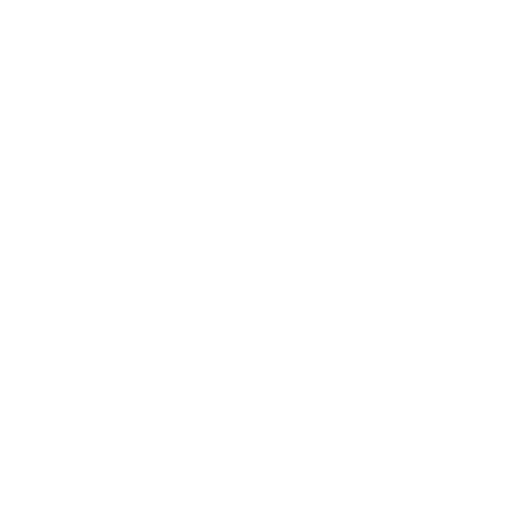
Frame 1 (no input)
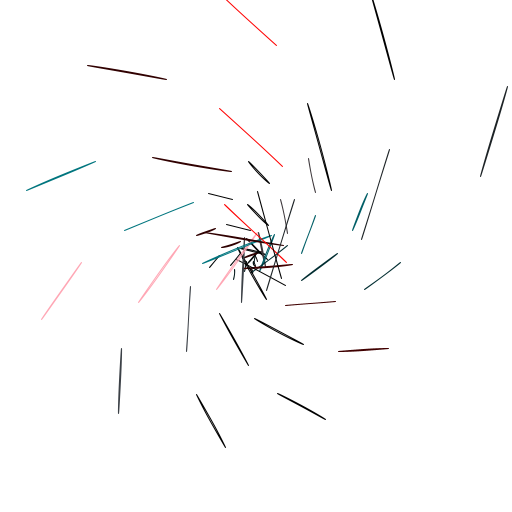
Frame 60 (the mouse pressed at the canvas centre just before this capture)
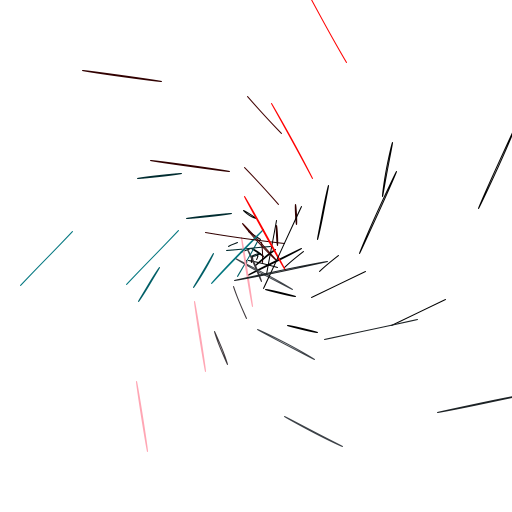
Frame 120 (the mouse held since frame 60 and released just before this capture)

The Processing sketch that drew these frames (run headless with seeded random() and noise(); from frame 60 on, the mouse is pressed at the canvas centre):

// Processing sketch: processing_113147
// ── processing_113147.pde

float time = 0; /* This is going to function as a clock. We'll update it with a value every time a frame gets drawn*/
 
void setup() {
size(512,512);/* setup the size */
frameRate(25);/* This sets the current frameRate */
}
 
void draw() {/* this does the drawing once per frame */
  background(255); /* clear the screen with white */
  translate((width*0.5)+tan(time),(height*0.5)+(1/tan(time))); /* translate all the drawing to the middle of the screen */
  noFill(); /*stop the computer filling in shapes*/
  time=time+0.01; /* update the value in the variable 'time'. This means that we add 1 to 'time' every frame */
  //background(abs(sin(time))*255);
  for (int i = 0;i < 20; i++) { /* this for loop organises the drawing. It will do the drawing 20 times (between 0 and 19)  */
  rotate(sin(time)); /* rotate the coordinate system a bit */
  stroke(10*tan(i)*i,12*sin(i)*i,13*sin(i)*i);//extra;decent blue : stroke(10*i,12*i,13*i); 3 colors : stroke(10*tan(i)*i,12*sin(i)*i,13*sin(i)*i);
  //stroke(10*tan(i)*i,12*sin(i)*i,13*cos(i)*i); gives 4 colours;original :13*i,13*i,13*i.using 2 and setting the third to 0,using 1,or 
  //placing a trigonometric function in one (donot know about two.),while keeping the others the same.
  ellipse(i,i,i*5,cos(i*5));//ellipse in place of rect
  ellipse(5*i,5*i,i*5,sin(i*5));//extra line
  ellipse(10*(i),10*(i),i*5,sin(i*5));//this line is extra.sin in place of cos
  /* this is the actual drawing.
  This says 'Draw a line, starting from i,i (x and y location), and being of size i*5 in both width and depth
  because it's in a for loop, it gets 'called' (used) 20 times, with a different value for 'i' each time */
  
  }
}
